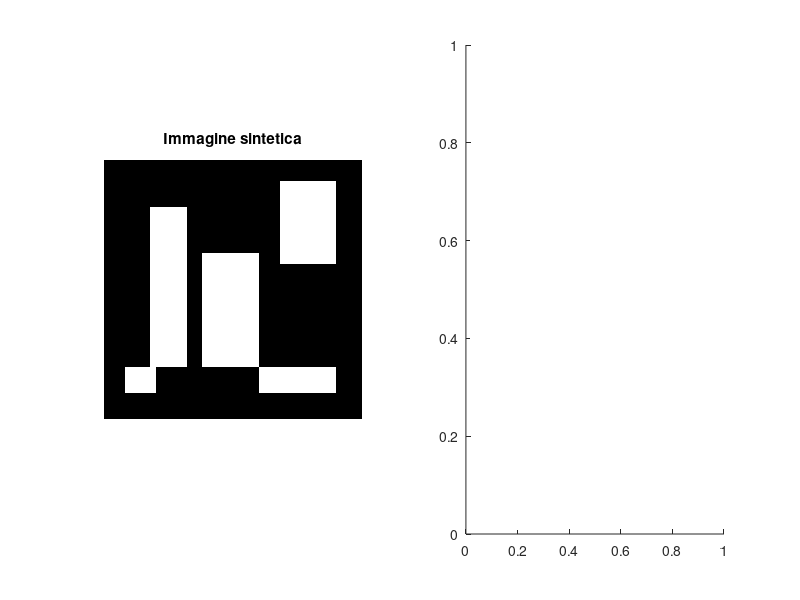

This figure's MATLAB source: (Note: this script raises an error after producing the figure.)
%%%%%%%%%%%%%%%%%%%%%%%%%%%%%%%%%%%%%%%%%%%%%%%%%%%%%%%%%%%%%%%%%%%%%%%%%%%
% ESERCIZIO: 2.8 (a)
% AUTORE:    Amos Cappellaro
% MATRICOLA: 134059
%
% Visualizzare: l?immagine originale e il suo istogramma;
%%%%%%%%%%%%%%%%%%%%%%%%%%%%%%%%%%%%%%%%%%%%%%%%%%%%%%%%%%%%%%%%%%%%%%%%%%%

figure('Name','Esercizio 2.8 (a)','NumberTitle','off');

image = zeros(50,50);   % 50x50px neri
image(10:40, 10:16)=1.; % rettangolo di px bianchi 
image(41:45,  5:10)=1.; % rettangolo di px bianchi 
image(19:40, 20:30)=1.; % rettangolo di px bianchi 
image(41:45, 31:45)=1.; % rettangolo di px bianchi 
image(5:20,  35:45)=1.; % rettangolo di px bianchi
 
subplot(1,2,1), imshow(image), title('Immagine sintetica'); 
subplot(1,2,2), histogram(image), title('Istogramma - Imm. sintetica');
 
%%%%%%%%%%%%%%%%%%%%%%%%%%%%%%%%%%%%%%%%%%%%%%%%%%%%%%%%%%%%%%%%%%%%%%%%%%%

